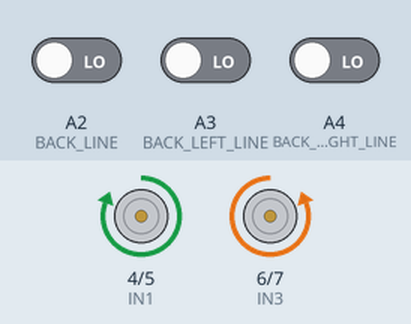
Simulated run of this sketch. Board: Arduino Uno, built with avr-gcc and run on an emulated ATmega328P. Parts: motor-driver pin pairs drawn as motors (green arrow = first pin HIGH = forward, orange = second pin HIGH = backward, longer = more drive, scaled by the enable pin). The test bench sets the inputs (shaded band); at power-on: A3 (BACK_LEFT_LINE) LOW, A4 (BACK_RIGHT_LINE) LOW, A2 (BACK_LINE) LOW.

Above: at 6.2 s.
6.3 s: A3 (BACK_LEFT_LINE) driven HIGH
At 6.9 s:
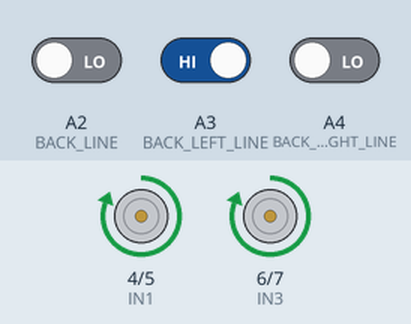
8.0 s: A3 (BACK_LEFT_LINE) driven LOW
At 9.2 s:
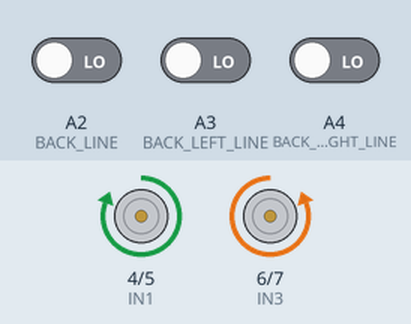
9.5 s: A4 (BACK_RIGHT_LINE) driven HIGH
At 10.4 s:
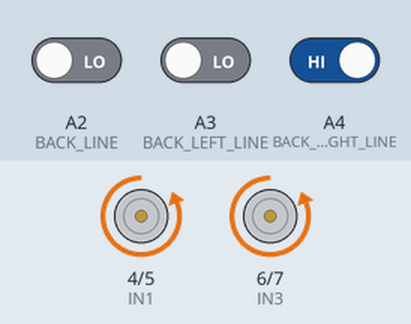
11.0 s: A4 (BACK_RIGHT_LINE) driven LOW
At 11.5 s:
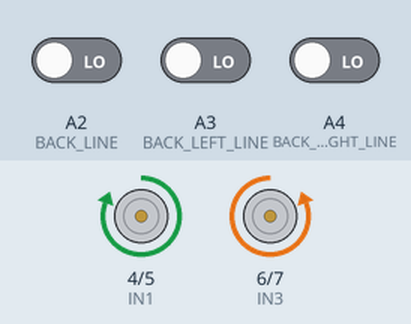
Timing chart, 0 to 13.5 s (numbered marks = the images above; inputs shaded):
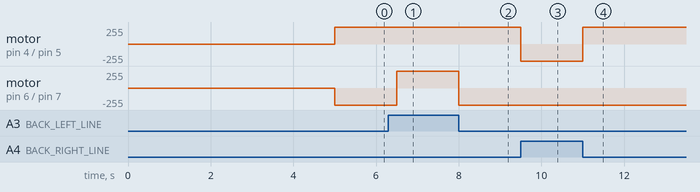

Measured:
- after the input at 6.3 s, motor on pin 6 (IN3) / pin 7 (IN4): backward 255/255 → forward 255/255 after 0.20 s
- after the input at 8.0 s, motor on pin 6 (IN3) / pin 7 (IN4): forward 255/255 → backward 255/255 at once
- after the input at 9.5 s, motor on pin 4 (IN1) / pin 5 (IN2): forward 255/255 → backward 255/255 at once
- after the input at 11.0 s, motor on pin 4 (IN1) / pin 5 (IN2): backward 255/255 → forward 255/255 at once

The sketch:

Sumo.ino
```cpp
// ==============================================================
// Sumo Robot Firmware - L298N + 3 Sonars + 3 Rear Line Sensors
// ==============================================================

// ------------------------
// Motor Pins (L298N)
// ------------------------
#define ENA 3
#define IN1 4
#define IN2 5
#define IN3 6
#define IN4 7
#define ENB 11

// ------------------------
// Ultrasonic Pins (HC-SR04)
// ------------------------
#define TRIG_FRONT 2
#define ECHO_FRONT 8
#define TRIG_RIGHT A5
#define ECHO_RIGHT 12
#define TRIG_LEFT  A0
#define ECHO_LEFT  A1

// ------------------------
// Rear Digital Line Sensors
// ------------------------
#define BACK_LINE        A2
#define BACK_LEFT_LINE   A3
#define BACK_RIGHT_LINE  A4

// TEST THIS FIRST: place bot on ring, power on, watch what happens
// at the white border. If it drives OFF the ring instead of away from
// it, flip this from LOW to HIGH.
#define LINE_DETECTED LOW

// ------------------------
// Detection thresholds
// ------------------------
const int kAttackDistanceCm = 35;        // start charging within this range
const int kSearchDistanceCm = 100;       // can "see" opponent out to here while scanning
const unsigned long US_TIMEOUT = 6000;   // ~100cm max range (was 2200 = only 37cm, too blind)

// ------------------------
// Timing
// ------------------------
unsigned long lastDecisionMs = 0;
const unsigned long kDecisionPeriodMs = 20;

// ------------------------
// Motor Control
// ------------------------
void moveForward() {
  digitalWrite(ENA, HIGH);
  digitalWrite(ENB, HIGH);
  digitalWrite(IN1, HIGH);
  digitalWrite(IN2, LOW);
  digitalWrite(IN3, LOW);
  digitalWrite(IN4, HIGH);
}

void moveBackward() {
  digitalWrite(ENA, HIGH);
  digitalWrite(ENB, HIGH);
  digitalWrite(IN1, LOW);
  digitalWrite(IN2, HIGH);
  digitalWrite(IN3, HIGH);
  digitalWrite(IN4, LOW);
}

void turnLeft() {
  digitalWrite(ENA, HIGH);
  digitalWrite(ENB, HIGH);
  digitalWrite(IN1, HIGH);
  digitalWrite(IN2, LOW);
  digitalWrite(IN3, HIGH);
  digitalWrite(IN4, LOW);
}

void turnRight() {
  digitalWrite(ENA, HIGH);
  digitalWrite(ENB, HIGH);
  digitalWrite(IN1, LOW);
  digitalWrite(IN2, HIGH);
  digitalWrite(IN3, LOW);
  digitalWrite(IN4, HIGH);
}

void stopMotors() {
  digitalWrite(ENA, LOW);
  digitalWrite(ENB, LOW);
  digitalWrite(IN1, LOW);
  digitalWrite(IN2, LOW);
  digitalWrite(IN3, LOW);
  digitalWrite(IN4, LOW);
}

// ------------------------
// Sensor Helpers
// ------------------------
int readDistanceCm(int trigPin, int echoPin) {
  digitalWrite(trigPin, LOW);
  delayMicroseconds(2);
  digitalWrite(trigPin, HIGH);
  delayMicroseconds(10);
  digitalWrite(trigPin, LOW);

  unsigned long duration = pulseIn(echoPin, HIGH, US_TIMEOUT);
  if (duration == 0) {
    return 999; // no echo = nothing in range
  }

  int centimeters = (int)(duration * 0.034 / 2);
  if (centimeters <= 0 || centimeters > kSearchDistanceCm) {
    return 999;
  }
  return centimeters;
}

// Rear edge avoidance: drives forward away from the border
void edgeAvoidManeuver(bool sawCenter, bool sawLeft, bool sawRight) {
  if (sawLeft && !sawRight) {
    turnRight();
  } else if (sawRight && !sawLeft) {
    turnLeft();
  } else {
    moveForward();
  }
  delay(250);
}

// ------------------------
// Setup
// ------------------------
void setup() {
  pinMode(ENA, OUTPUT);
  pinMode(IN1, OUTPUT);
  pinMode(IN2, OUTPUT);
  pinMode(IN3, OUTPUT);
  pinMode(IN4, OUTPUT);
  pinMode(ENB, OUTPUT);

  pinMode(TRIG_FRONT, OUTPUT);
  pinMode(ECHO_FRONT, INPUT);
  pinMode(TRIG_RIGHT, OUTPUT);
  pinMode(ECHO_RIGHT, INPUT);
  pinMode(TRIG_LEFT,  OUTPUT);
  pinMode(ECHO_LEFT,  INPUT);

  pinMode(BACK_LINE, INPUT);
  pinMode(BACK_LEFT_LINE, INPUT);
  pinMode(BACK_RIGHT_LINE, INPUT);

  stopMotors();
  delay(5000); // mandatory match start delay
}

// ------------------------
// Main Loop
// ------------------------
void loop() {
  unsigned long now = millis();
  if (now - lastDecisionMs < kDecisionPeriodMs) {
    return;
  }
  lastDecisionMs = now;

  // 1) Rear line safety check — highest priority
  bool backC = (digitalRead(BACK_LINE)       == LINE_DETECTED);
  bool backL = (digitalRead(BACK_LEFT_LINE)  == LINE_DETECTED);
  bool backR = (digitalRead(BACK_RIGHT_LINE) == LINE_DETECTED);

  if (backC || backL || backR) {
    edgeAvoidManeuver(backC, backL, backR);
    return;
  }

  // 2) Scan for opponent
  int distFront = readDistanceCm(TRIG_FRONT, ECHO_FRONT);
  delayMicroseconds(200);
  int distLeft  = readDistanceCm(TRIG_LEFT, ECHO_LEFT);
  delayMicroseconds(200);
  int distRight = readDistanceCm(TRIG_RIGHT, ECHO_RIGHT);

  // 3) Attack if in close range
  if (distFront > 0 && distFront <= kAttackDistanceCm) {
    moveForward();
  }
  else if (distLeft > 0 && distLeft <= kAttackDistanceCm) {
    turnLeft();
    delay(60);
  }
  else if (distRight > 0 && distRight <= kAttackDistanceCm) {
    turnRight();
    delay(60);
  }
  // 4) Not close, but visible somewhere -> turn toward it before it's in range
  else if (distFront < kSearchDistanceCm) {
    moveForward();
  }
  else if (distLeft < kSearchDistanceCm && distLeft <= distRight) {
    turnLeft();
  }
  else if (distRight < kSearchDistanceCm && distRight < distLeft) {
    turnRight();
  }
  else {
    // nothing visible anywhere -> spin to search
    turnRight();
  }
}
```
